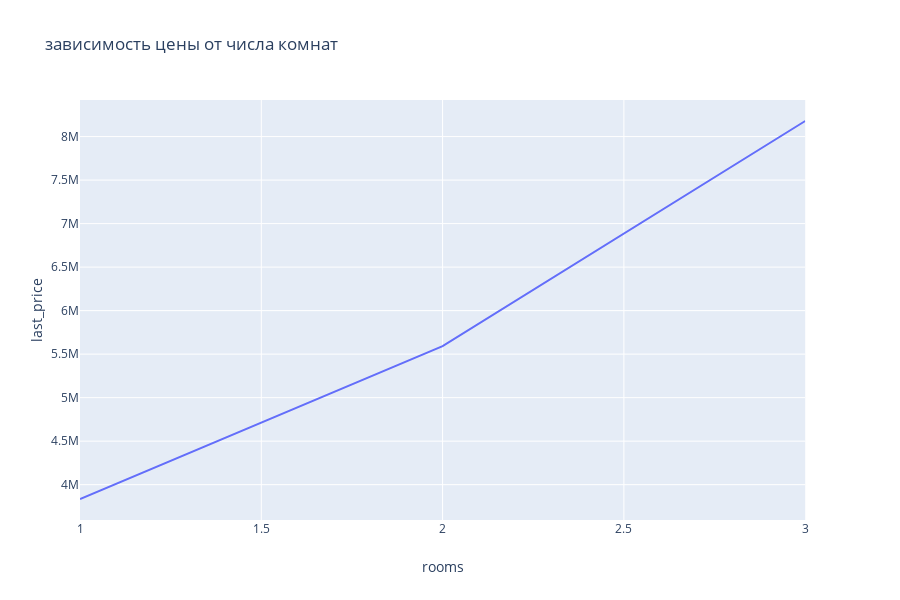

The notebook cell this image was saved under:
### Code cell
fig = px.line(cost_pice_square, x = 'rooms', y = 'last_price', title = 'зависимость цены от числа комнат')
fig.show()

### Figure 1 — Plotly figure (JSON) as saved in the notebook; plotly's stock layout.template omitted (floating-point values rounded to 4 significant figures)
{"data": [{"hoverlabel": {"namelength": 0}, "hovertemplate": "rooms=%{x}<br>last_price=%{y}", "legendgroup": "", "line": {"color": "#636efa", "dash": "solid"}, "mode": "lines", "name": "", "showlegend": false, "type": "scatter", "x": [1, 2, 3], "xaxis": "x", "y": [3835000.0, 5592000.0, 8179000.0], "yaxis": "y"}], "layout": {"height": 600, "legend": {"tracegroupgap": 0}, "title": {"text": "зависимость цены от числа комнат"}, "xaxis": {"anchor": "y", "domain": [0, 0.98], "title": {"text": "rooms"}}, "yaxis": {"anchor": "x", "domain": [0, 1], "title": {"text": "last_price"}}}}
